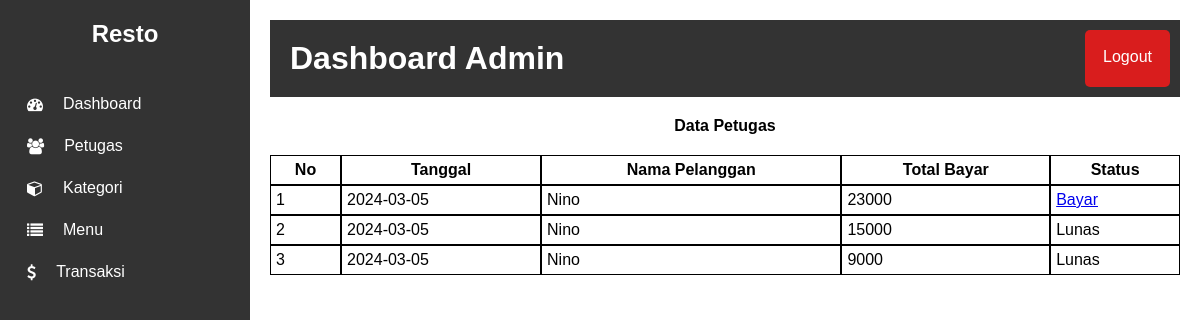
/admin/index.php?hal=transaksi (signed in), run on the app's committed database.
### tables this page shows
CREATE TABLE `orders` (
  `idorder` int(11) NOT NULL,
  `idpelanggan` int(11) DEFAULT NULL,
  `idpetugas` int(11) DEFAULT NULL,
  `tglorder` date DEFAULT NULL,
  `total` double DEFAULT NULL,
  `diskon` double DEFAULT NULL,
  `pajak` double DEFAULT NULL,
  `bayar` double DEFAULT NULL,
  `kembali` double DEFAULT NULL
);

CREATE TABLE `pelanggan` (
  `idpelanggan` int(11) NOT NULL,
  `nama_pelanggan` varchar(50) DEFAULT NULL,
  `alamat` varchar(50) DEFAULT NULL,
  `no_hp` varchar(15) DEFAULT NULL,
  `username` varchar(20) DEFAULT NULL,
  `password` text DEFAULT NULL,
  `status` enum('aktif','suspend') DEFAULT NULL
);

### config/classDB.php (called while the page is built, shortened)
<?php
class Koneksi
{
    public $db;
    function __construct()
    {
        try {
            $this->db = new PDO('mysql:host=localhost; dbname=db_resto_xirpl_nino', "root", "");
            $this->db->setAttribute(PDO::ATTR_ERRMODE, PDO::ERRMODE_WARNING);
            $this->db->setAttribute(PDO::ATTR_ERRMODE, PDO::ERRMODE_EXCEPTION);
        } catch (PDOException $e) {
            echo $e->getMessage();
        }
    }
    function select($t, $f = "*")
    {
        $sel = $this->db->prepare("select $f from $t");
        $sel->execute();
        $data = $sel->fetchAll();
        return $data;
    }
}
$dbo = new Koneksi();
?>

### admin/transaksi.php (the view)
<div class="judul">
    <div class="keterangan">Data Petugas</div>
</div>
<div class="data">
    <table cellpadding="0" cellspacing="0">
        <tr>
            <th>No</th>
            <th>Tanggal</th>
            <th>Nama Pelanggan</th>
            <th>Total Bayar</th>
            <th>Status</th>
        </tr>
        <?php
        $no = 1;
        $data = $dbo->select('orders a, pelanggan b where a.idpelanggan = b.idpelanggan', 'a.*, b.nama_pelanggan');
        foreach ($data as $row):
            $datatotal = $dbo->select("orderdetail where idorder = " . $row['idorder']);
            $total = 0;
            foreach ($datatotal as $rowtotal):
                $total += $rowtotal['jumlah'] * $rowtotal['harga'];
            endforeach;
            ?>
            <tr>
                <td>
                    <?= $no++ ?>
                </td>
                <td>
                    <?= $row['tglorder'] ?>
                </td>
                <td>
                    <?= $row['nama_pelanggan'] ?>
                </td>
                <td>
                    <?= $total ?>
                </td>
                <td>
                    <?php
                    if ($row['total'] == null) {
                        echo "<a href='?hal=bayar&id=$row[idorder]'>Bayar</a>";
                    } else {
                        echo "Lunas";
                    }
                    ?>
                </td>
            </tr>
            <?php
        endforeach;
        ?>
    </table>
</div>

### css/styleadmin.css (style rules this page uses)
body { font-family: Arial, Helvetica, sans-serif; margin: 0; padding: 0; }
.judul { margin-top: 20px; display: flex; }
.judul .keterangan { text-align: center; font-weight: bold; margin: auto; }
.data { margin-top: 20px; }
.data table { width: 100%; margin-top: 10px; }
.data table tr th { padding: 5px; border: 1px solid #000; }
.data table tr td { padding: 5px; border: 1px solid #000; }

### data on the page
orders: tglorder "2024-03-05", idpelanggan.nama_pelanggan "Nino", total "23000"
orders: tglorder "2024-03-05", idpelanggan.nama_pelanggan "Nino", total "15000", total "Lunas"
orders: tglorder "2024-03-05", idpelanggan.nama_pelanggan "Nino", total "9000", total "Lunas"
